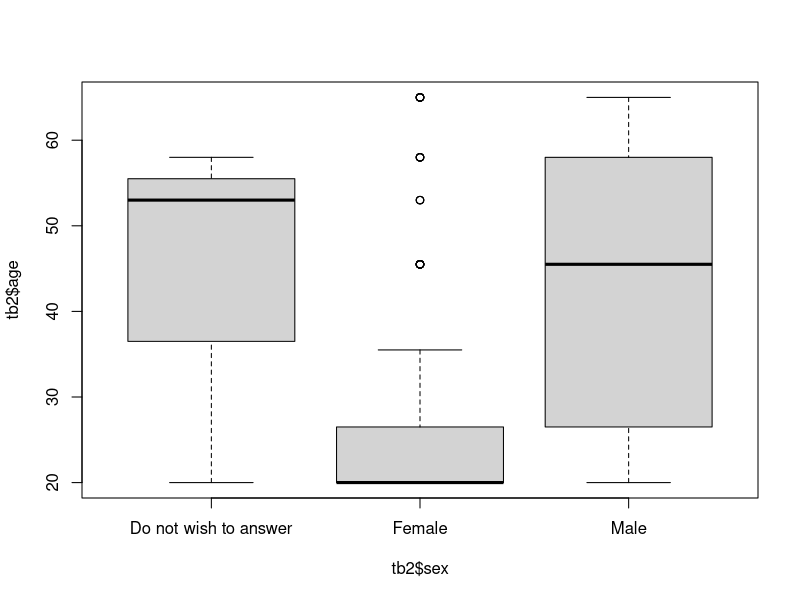
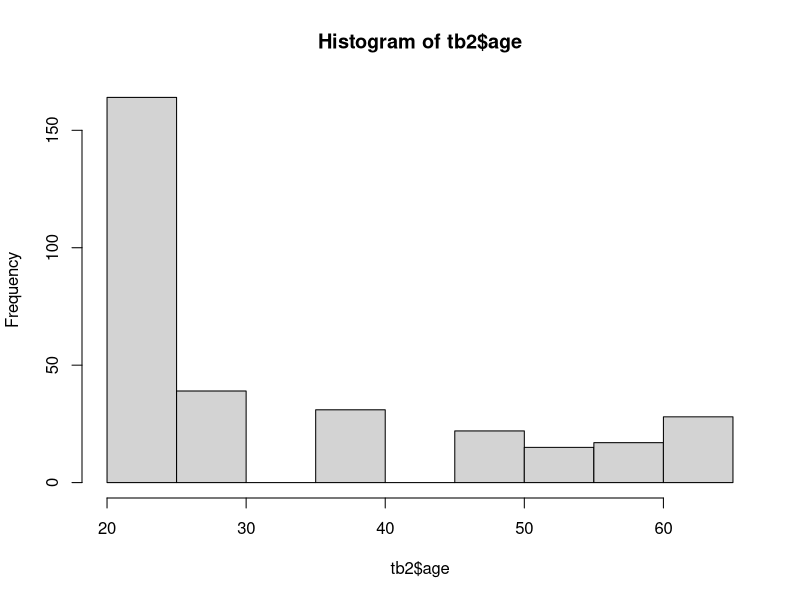
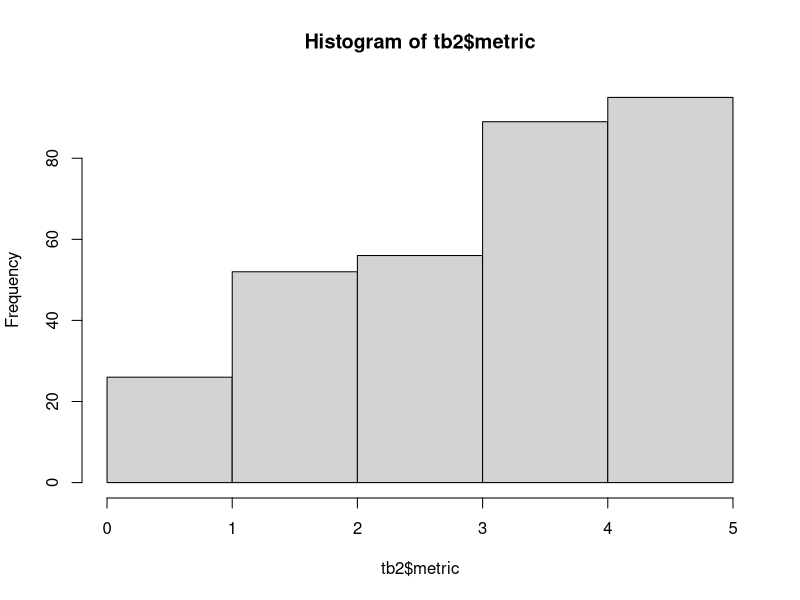
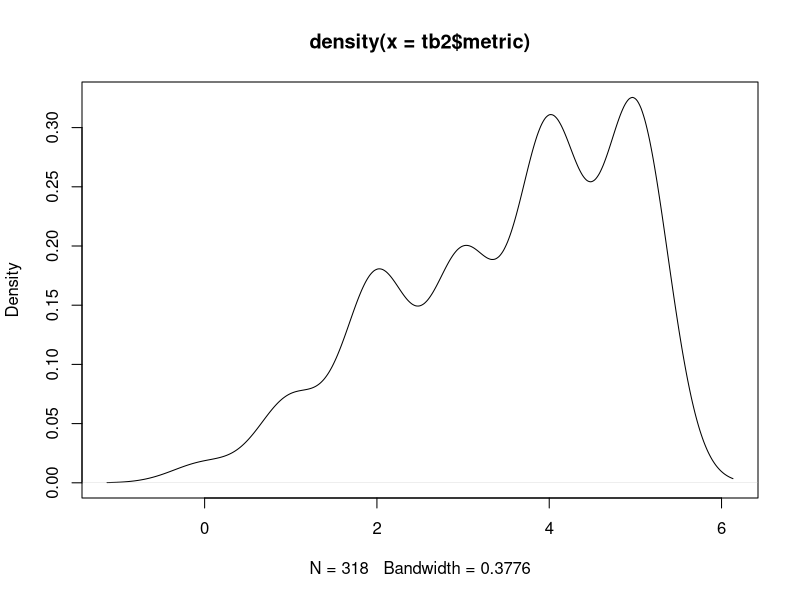
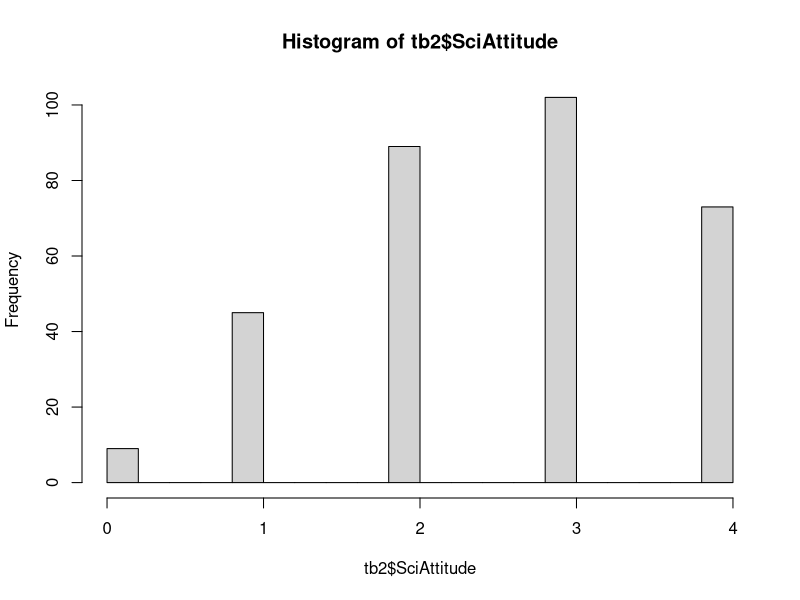
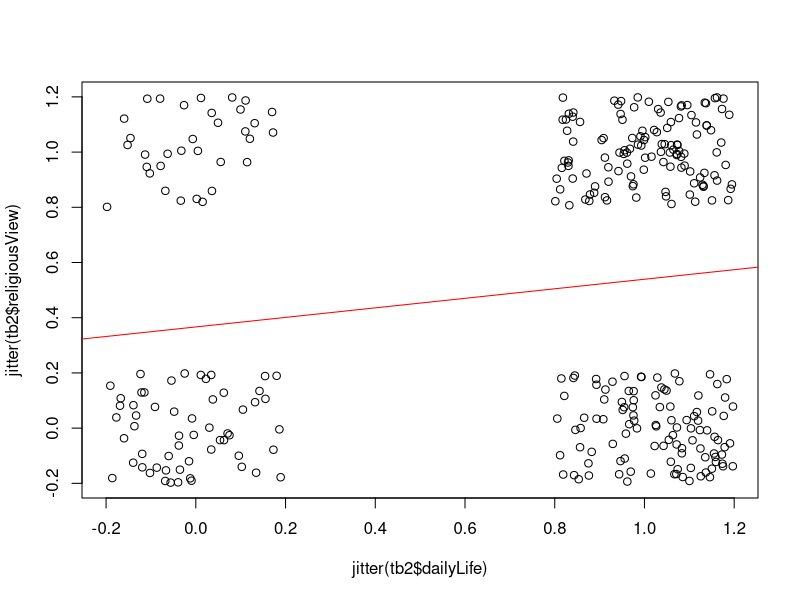
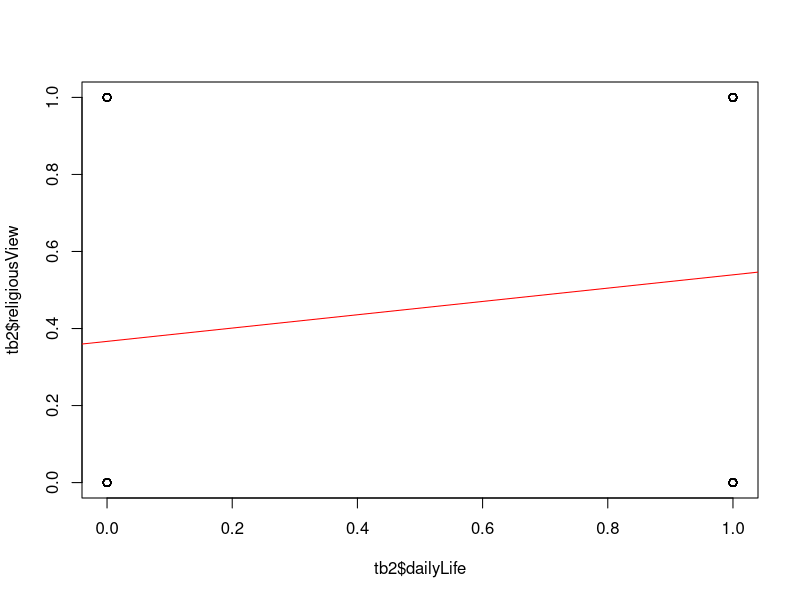
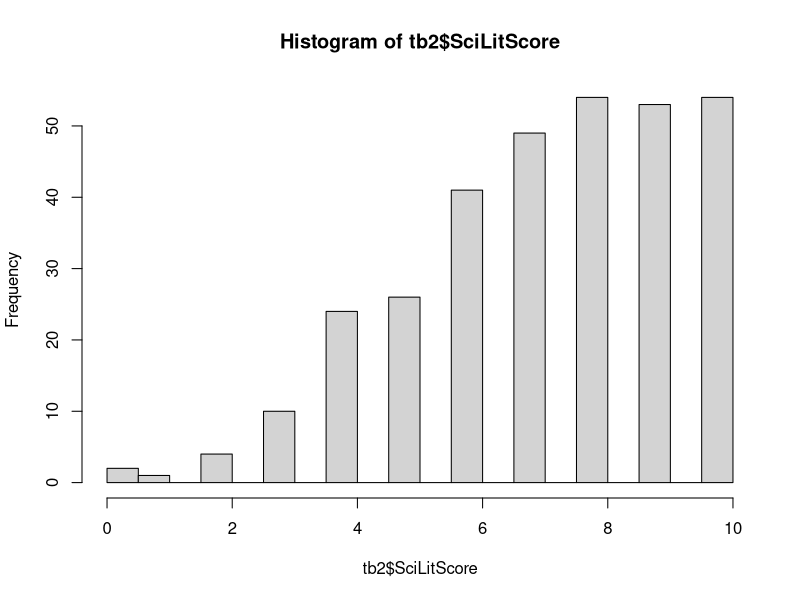

The R source for these figures, in order:
## ---- chunk 1
rm(list=ls())
list.files()
## ---- chunk 2
# colClass specify that all columns will be treated as characters for now. 
# tb.ori = read.csv("metric_survey_data.csv", colClass=rep("character", 24))
tb.ori = read.csv("metric_survey_data.csv", stringsAsFactors = FALSE)
?str
str(tb.ori); 
tb.ori$Timestamp

tb = tb.ori  #make a copy because we will modify the table. 
## ---- chunk 3
names(tb.ori)
?names
#rename the columns with shortter names for convenience 
names(tb) = c("time","sex", "age", "degree", "country", "light", "shaq", "fossil", "kilo", "mm", 
        "food","inseam", "weather","electronCharge","earlyHuman", 
        "laser", "continents", "antibiotics", "electronSize","earthCenter",
        "religiousView","dailyLife","SciOnLife", "SciEffect")
str(tb)
## ---- chunk 4
summary(tb)
## ---- chunk 5
cbind (names(tb), substr(names(tb.ori), 1, 30))
?cbind
## ---- chunk 6
# dealing with missing values, add 'NA' to empty answers
# nested for-loops
for( i in 1:length(tb[, 1])) {  #outter for-loop, i for row, from 1 to the last row
  for( j in 5:length(tb[1, ])) {  #inner for-loop, j for column, from 5th to the last column
    # print( paste("i=", i, "j=", j) )
  }
}

#if there is empty cell, we assign a missing value 'NA' there
for( i in 1:length(tb[, 1])) {  #outter for-loop 
  for( j in 5:length(tb[1, ])) {  #inner for-loop
    if ( is.na(tb[i, j]) ) {
      # do nothing
    } else if (tb[i,j]=='') {
      tb[i,j] = NA
    } 
  }
}

table(is.na(tb$age))
## ---- chunk 7
#indexing features of R
tb[1:5, 2:3]
tb$age #what does mean? 
#tb$age[?] #try for 5th row in age

#correct some input errors
# If there is no input of 'age'
tb$age[is.na(tb$age)] = 'Do not wish to answer'
table(tb$age)
?table
# If there is no input of 'age'

tb$degree [is.na(tb$degree)] = 'Do not wish to answer'
table(tb$degree)

tb$sex[tb$sex=='']='Do not wish to answer'
table(tb$sex)

## ---- chunk 8
##### create a second table, convert character values to numerical values
tb2 = tb[ ,c(2,4,5)]  #this is the score table, empty space before comma indicate every row
head(tb2)

#calculate the average age for each category
?grep #This is not GRE prep. This is pattern match. 
# grep(pattern, x, ignore.case = FALSE, perl = FALSE, value = FALSE,
#     fixed = FALSE, useBytes = FALSE, invert = FALSE)

tb2$age = NA
tb2$age[grep("18-22", tb$age)] = 18/2 + 22/2
tb2$age[grep("23-30", tb$age)] = 23/2 + 30/2
tb2$age[grep("31-40", tb$age)] = 31/2 + 40/2
tb2$age[grep("41-50", tb$age)] = 41/2 + 50/2
tb2$age[grep("51-55", tb$age)] = 51/2 + 55/2
tb2$age[grep("56-60", tb$age)] = 56/2 + 60/2
#> grep("56-60", tb$age)
# [1]   6  12  84  88 104 112 129 130 131 132 133 156 162 163 185 216 219
tb2$age[grep("More than 60 years", tb$age)] = 65
## ---- chunk 9
table(tb$age) #table is a very useful function (command) for tabulation
table(tb2$age)
#summary(tb2$age)
## ---- chunk 10
table(tb2$age, tb2$sex)
boxplot( tb2$age ~ tb2$sex)

#histogram of age
hist(tb2$age)
## ---- chunk 11
table( tb$country )  #All the inputed 'countries'
tb2$country = 0  #for non-USA countries
tb2$country[tb$country=='United States'] = 1
table( tb2$country )

#have a look at some entries
head(tb2)

#double-check the columns
names(tb2)
## ---- chunk 12
### Here are the columns for the 3 categories
metrics = c("shaq", "kilo", "mm", "inseam", "weather")
sciLiteracy = c("light", "fossil", "food", "electronCharge", 
                "earlyHuman", "laser", "continents", "antibiotics",
                "electronSize", "earthCenter")
sciAttitude = c("religiousView", "dailyLife", "SciOnLife", "SciEffect")
## ---- chunk 13

tb2$shaq = 0
tb2$shaq[ tb$shaq=='Yes' ] = 1
tb2$shaq[ tb$shaq=='No' ] = 0
table(tb2$shaq)

tb2$kilo = 0
tb2$kilo[ tb$kilo=='1000 x' ] = 1
table(tb2$kilo)

tb2$mm=0
tb2$mm[ tb$mm==0.145 ] = 1
table(tb2$mm)
table(tb$mm)

tb2$inseam = 0
tb2$inseam[tb$inseam=="This person is short"] = 1
tb2$inseam[tb$inseam=="This person is tall"] = 0
table(tb2$inseam)

tb2$weather = 0
tb2$weather[tb$weather=="A Short sleeve shirt"] = 1
#tb2$weather[tb$weather=="A winter coat"] = 0
#tb2$weather[tb$weather=="A light jacket"] = 0
table(tb$weather)
table(tb2$weather)


## ---- chunk 14
# metrics = c("shaq", "kilo", "mm", "inseam", "weather")
# metric total score
print(paste("metrics are: ", metrics));
tb2$metric = apply( tb2[ , metrics], MARGIN=1, FUN=sum )
hist(tb2$metric, br=5 )
plot( density(tb2$metric) )

#hist(tb2$metric, br=5, probability = TRUE )
## ---- chunk 15
#sciAttitude = c("religiousView", "dailyLife", "SciOnLife", "SciEffect")
# "My religious views are more important than scientific views
tb2$religiousView = 0
tb2$religiousView[grep("No", tb$religiousView)] = 1
tb2$religiousView[grep("Yes", tb$religiousView)] = 0
table(tb2$religiousView)
table(tb$religiousView)

# "For me, in my daily life, it is not important to know about science"
tb2$dailyLife = 0
tb2$dailyLife[ tb$dailyLife=='TRUE' ] = 0
tb2$dailyLife[ tb$dailyLife=='FALSE' ] = 1
table(tb2$dailyLife)

# "Science and technology are making our lives healthier, easier and more comfortable."
tb2$SciOnLife = 0
tb2$SciOnLife[ tb$SciOnLife=='TRUE' ] = 1
tb2$SciOnLife[ tb$SciOnLife=='FALSE' ] = 0
table(tb2$SciOnLife)

# "The benefits of sciences are greater than any harmful effects that it may have."
tb2$SciEffect = 0
tb2$SciEffect[ tb$SciEffect=='TRUE' ] = 1
tb2$SciEffect[ tb$SciEffect=='FALSE' ] = 0
table( tb2$SciEffect )

#sciAttitude = c("religiousView", "dailyLife", "SciOnLife", "SciEffect")
#Attitude total score
tb2$SciAttitude = apply( tb2[, sciAttitude], MARGIN=1, FUN=sum)
hist(tb2$SciAttitude, br=20)
## ---- chunk 16
m =  lm ( tb2$religiousView ~ tb2$dailyLife)
summary( m )
plot( jitter(tb2$religiousView) ~ jitter(tb2$dailyLife)) 
abline(m, col="red")
plot( tb2$religiousView  ~ tb2$dailyLife ) 
abline(m, col="red")
table(tb2$religiousView ,  tb2$dailyLife )
## ---- chunk 17
table(tb2$religiousView ,  tb2$dailyLife )
RVTable =  as.matrix( table(tb2$religiousView ,  tb2$dailyLife ) )
str(RVTable)
fisher.test(RVTable)
## ---- chunk 18
#sciLiteracy = c("light", "fossil", "food", "electronCharge", 
#                "earlyHuman", "laser", "continents", "antibiotics", "electronSize", "earthCenter")
tb2$light = 0
tb2$light[ tb$light=='TRUE' ] =1
tb2$light[ tb$light=='Wrong' ] =0
table(tb$light)
table(tb2$light)

tb2$fossil = 0
tb2$fossil[ tb$fossil=='6 million and 5 years old' ] = 0
tb2$fossil[grep('Still', tb$fossil)] = 1;
table(tb$fossil)
table(tb2$fossil)

tb2$food = 0
tb2$food[ tb$food=='Dis-agree' ] = 1
tb2$food[grep('Agree', tb$food)] = 0; 
table(tb$food)
table(tb2$food)

tb2$electronCharge = 0
tb2$electronCharge[grep('Positive', tb$electronCharge)] = 1; 
table(tb$electronCharge)
table(tb2$electronCharge)

tb2$earlyHuman = 0
tb2$earlyHuman[grep('TRUE', tb$earlyHuman)] = 0; 
tb2$earlyHuman[grep('FALSE', tb$earlyHuman)] = 1; 
table(tb$earlyHuman)
table(tb2$earlyHuman)

tb2$earlyHuman = 0
tb2$earlyHuman[grep('TRUE', tb$earlyHuman)] = 0; 
tb2$earlyHuman[grep('FALSE', tb$earlyHuman)] = 1; 
table(tb$earlyHuman)
table(tb2$earlyHuman)

tb2$laser = 0
tb2$laser[grep('TRUE', tb$laser)] = 0; 
tb2$laser[grep('FALSE', tb$laser)] = 1; 
table(tb$laser)
table(tb2$laser)

tb2$continents = 0
tb2$continents[grep('TRUE', tb$continents)] = 1; 
tb2$continents[grep('FALSE', tb$continents)] = 0; 
table(tb$continents)
table(tb2$continents)

tb2$antibiotics = 0
tb2$antibiotics[grep('TRUE', tb$antibiotics)] = 0; 
tb2$antibiotics[grep('FALSE', tb$antibiotics)] = 1; 
table(tb$antibiotics)
table(tb2$antibiotics)

tb2$electronSize = 0
tb2$electronSize[grep('True', tb$electronSize)] = 1; 
tb2$electronSize[grep('FALSE', tb$electronSize)] = 0; 
table(tb$electronSize)
table(tb2$electronSize)

tb2$earthCenter = 0
tb2$earthCenter[grep('TRUE', tb$earthCenter)] = 1; 
tb2$earthCenter[grep('FALSE', tb$earthCenter)] = 0; 
table(tb$earthCenter)
table(tb2$earthCenter)

#sciLiteracy = c("light", "fossil", "food", "electronCharge", 
#                "earlyHuman", "laser", "continents", "antibiotics", "electronSize", "earthCenter")

tb2$SciLitScore = apply( tb2[, sciLiteracy], MARGIN=1, FUN=sum ) #by row
hist(tb2$SciLitScore, br=20)
## ---- chunk 19
str(tb2)
## ---- chunk 20
tb3 = tb2[, c("sex", "age", "country", "degree", "metric", "SciAttitude", "SciLitScore")]
head(tb3)
write.csv(tb3, file = "metric-attitude-literacy.csv", row.names = FALSE, quote=TRUE)
